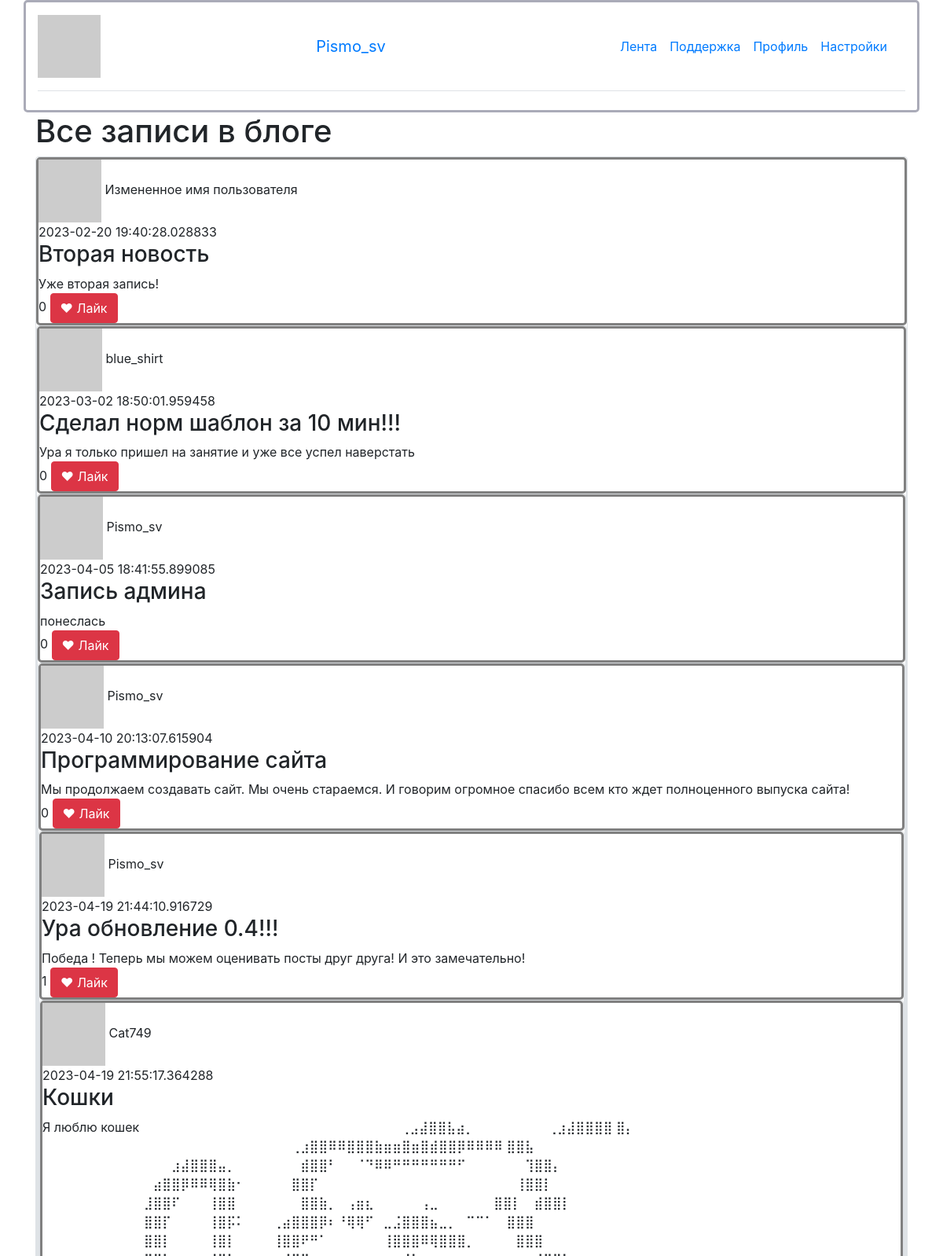
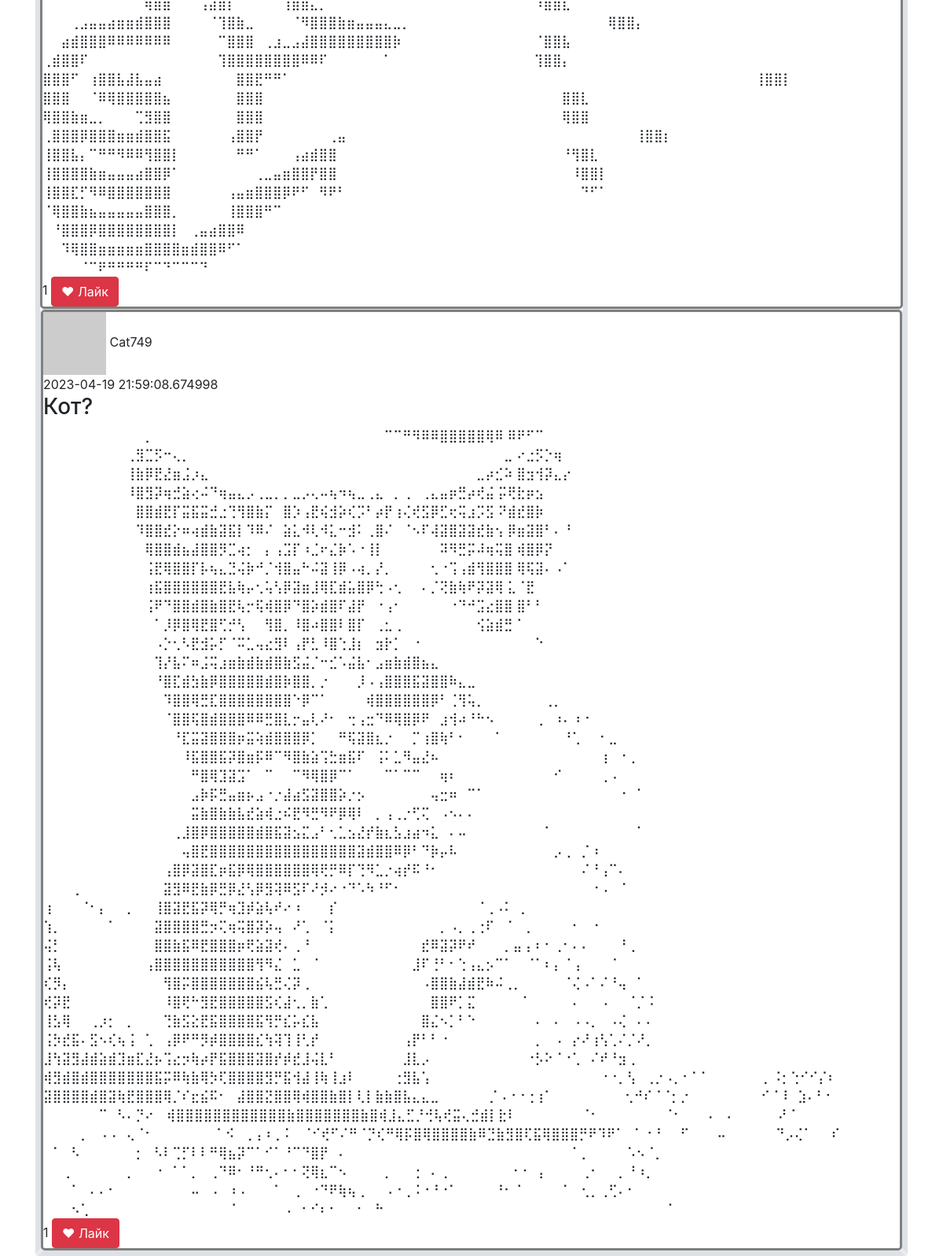
Page / (signed in) on the committed database (2 pictures, top to bottom).
### data/users.py (models this page shows, shortened)
class User(SqlAlchemyBase, UserMixin):
    __tablename__ = 'users'
    id = sqlalchemy.Column(sqlalchemy.Integer,
                           primary_key=True, autoincrement=True)
    name = sqlalchemy.Column(sqlalchemy.String, nullable=True)
    about = sqlalchemy.Column(sqlalchemy.String, nullable=True)
    email = sqlalchemy.Column(sqlalchemy.String,
                              index=True, unique=True, nullable=True)
    hashed_password = sqlalchemy.Column(sqlalchemy.String, nullable=True)
    created_date = sqlalchemy.Column(sqlalchemy.DateTime,
                                     default=datetime.datetime.now)
    news = orm.relationship("News", back_populates='user')
    def avatar(self, size):
        digest = md5(self.email.lower().encode('utf-8')).hexdigest()
        return 'https://www.gravatar.com/avatar/{}?d=identicon&s={}'.format(
            digest, size)

### data/news.py (models this page shows)
class News(SqlAlchemyBase):
    __tablename__ = 'news'
    id = sqlalchemy.Column(sqlalchemy.Integer,
                           primary_key=True, autoincrement=True)
    title = sqlalchemy.Column(sqlalchemy.String, nullable=True)
    content = sqlalchemy.Column(sqlalchemy.String, nullable=True)
    created_date = sqlalchemy.Column(sqlalchemy.DateTime,
                                     default=datetime.datetime.now)
    is_private = sqlalchemy.Column(sqlalchemy.Boolean, default=True)
    user_id = sqlalchemy.Column(sqlalchemy.Integer,
                                sqlalchemy.ForeignKey("users.id"))
    likes = sqlalchemy.Column(sqlalchemy.Integer, default=0)
    liked_users = sqlalchemy.Column(sqlalchemy.String)
    user = orm.relationship('User')

### main.py (the view)
@app.route("/")
def index():
    db_sess = db_session.create_session()
    if current_user.is_authenticated:
        news = db_sess.query(News).filter(
            (News.user == current_user) | (News.is_private != True))
    else:
        news = db_sess.query(News).filter(News.is_private != True)
    return render_template("index.html", news=news)

### data/db_session.py (called while the page is built)
def create_session() -> Session:
    global __factory
    return __factory()

### main.py (called while the page is built)
@login_manager.user_loader
def load_user(user_id):
    db_sess = db_session.create_session()
    return db_sess.query(User).get(user_id)

### templates/index.html (shortened to what this page needs)
{% extends "base.html" %}
{% block content %}
<h1>Все записи в блоге</h1>
{% for item in news%}
<div class="col-md6 border rounded">
    <div id="news{{loop.index}}">
        <img src="{{item.user.avatar(40)}}">
        <span>{{item.user.name}}<span/><br>
        <span>{{item.created_date}}<span/>
        <h3>{{item.title}}</h3>
        {{item.content}}
        <br>
        <span>{{item.likes}}<span/>
        {% if current_user.is_authenticated %}
            {% if not item.liked_users %}
                <a href="/like/{{item.id}}" class="btn btn-danger">
                ❤ Лайк
                </a>
            {% elif current_user.name not in item.liked_users%}
                <a href="/like/{{item.id}}" class="btn btn-danger">
                ❤ Лайк
                </a>
            {% elif current_user.name in item.liked_users %}
                <a href="/dislike/{{item.id}}" class="btn btn-secondary">
                ❤ Лайк
                </a>
            {% endif %}
        {% endif %}
</div>
{% endfor %}
{% endblock %}

### templates/base.html (shortened to what this page needs)
<!doctype html>
<html lang="en">
<head>
    <link rel="stylesheet"
          href="https://stackpath.bootstrapcdn.com/bootstrap/4.4.1/css/bootstrap.min.css"
>
</head>
<body>
<header>
    <div class="container" style="background-color: white; border:#aaabb8 solid; ">
        <header class="d-flex flex-wrap align-items-center justify-content-center justify-content-md-between py-3 mb-4 border-bottom">
            {% if current_user.is_authenticated %}
            <img src="{{current_user.avatar(80)}}">
            <a class="navbar-brand" href="/logout">{{ current_user.name }}</a>
            {% endif %}
            <ul class="nav col-12 col-md-auto mb-2 justify-content-center mb-md-0">
                <li><a href="/" class="nav-link px-2 link-secondary">Лента</a></li>
                <li><a href="#" class="nav-link px-2">Поддержка</a></li>
                <li><a href="/profile" class="nav-link px-2">Профиль</a></li>
                <li><a href="#" class="nav-link px-2" style="">Настройки</a></li>
        </header>
    </div>
</header>
<main role="main" class="container">
    {% block content %}{% endblock %}
</main>
</body>
</html>

### templates/base.html (style rules this page uses)
body { background: url(https://img.freepik.com/free-photo/white-concrete-wall_53876-92803.jpg?w=1380&t=st=1681221851~exp=1681222451~hmac=b56127937686b29879128f878f829b32c23de93e679daa4056adbcf6740c8b92); background-color: #AAABB8 background-repeat: repeat-x; background-repeat: repeat-y; background-size: 100%; }

### templates/index.html (style rules this page uses)
div { background: white; border: solid gray; border-radius: 5px; }

### rows in the picture
User: name "Pismo_sv"
News: user.name "Измененное имя пользователя", created_date "2023-02-20 19:40:28.028833", title "Вторая новость", content "Уже вторая запись!", likes "0"
News: user.name "blue_shirt", created_date "2023-03-02 18:50:01.959458", title "Сделал норм шаблон за 10 мин!!!", content "Ура я только пришел на занятие и уже все успел наверстать", likes "0"
News: user.name "Pismo_sv", created_date "2023-04-05 18:41:55.899085", title "Запись админа", content "понеслась", likes "0"
News: user.name "Pismo_sv", created_date "2023-04-10 20:13:07.615904", title "Программирование сайта", content "Мы продолжаем создавать сайт. Мы очень стараемся. И говорим огромное спасибо всем кто ждет полноценного выпуска сайта!", likes "0"
News: user.name "Pismo_sv", created_date "2023-04-19 21:44:10.916729", title "Ура обновление 0.4!!!", content "Победа ! Теперь мы можем оценивать посты друг друга! И это замечательно!", likes "1"
News: user.name "Cat749", created_date "2023-04-19 21:55:17.364288", title "Кошки", content "Я люблю кошек ⠀⠀⠀⠀⠀⠀⠀⠀⠀⠀⠀⠀⠀⠀⠀⠀⠀⠀⠀⠀⠀⠀⠀⠀⠀⠀⠀⠀⢀⣠⣼⣿⣿⣧⣴⡀⠀⠀⠀⠀⠀⠀⠀⠀⢀⣰⣼⣿⣿⣿⣿ ⣿⡄⠀⠀⠀⠀⠀⠀⠀ ⠀⠀⠀⠀⠀⠀⠀⠀⠀⠀⠀⠀⠀⠀⠀⠀⠀⠀⠀⠀⠀⠀⠀⠀⠀⠀⠀⢀⣰⣿⣿⠿⠿⣿⣿⣿⣷⣶⣶⣿⣶⣿⣾⣿⣿⡿⠿⠿⠿⠿ ⣿⣿⣧⠀⠀⠀⠀⠀⠀ ⠀⠀⠀⠀⠀⠀⠀⠀⠀⠀⠀⠀⠀⠀⣰⣼⣿⣿⣿⣤⡀⠀⠀⠀⠀⠀⠀⠀⣾⣿⣿⠃⠀⠀⠈⠙⠿⠿⠛⠛⠛⠛⠛⠛⠛⠋⠀⠀⠀⠀⠀⠀ ⢹⣿⣿⡄⠀⠀⠀⠀ ⠀⠀⠀⠀⠀⠀⠀⠀⠀⠀⠀⠀⣴⣿⣿⡿⠿⠿⢿⣿⣷⠂⠀⠀⠀⠀⠀⣿⣿⡏⠀⠀⠀⠀⠀⠀⠀⠀⠀⠀⠀⠀⠀⠀⠀⠀⠀⠀⠀⠀⠀ ⢸⣿⣿⡇⠀⠀⠀⠀ ⠀⠀⠀⠀⠀⠀⠀⠀⠀⠀⠀⣸⣿⣿⠏⠀⠀⠀⢸⣿⣿⠀⠀⠀⠀⠀⠀⠀⣿⣿⣷⡀⠀⢠⣶⣆⠀⠀⠀⠀⠀⢠⣀⠀⠀⠀⠀⠀⠀⣿⣿⡇⠀ ⣾⣿⣿⡇⠀⠀⠀⠀ ⠀⠀⠀⠀⠀⠀⠀⠀⠀⠀⠀⣿⣿⡏⠀⠀⠀⠀⢸⣿⡯⠅⠀⠀⠀⢀⣴⣿⣿⣿⡿⠆⠘⢿⢿⠋⠀⣀⣨⣿⣿⣿⣦⣀⡀⠀⠉⠉⠁⠀ ⣿⣿⣿⠀⠀⠀⠀⠀⠀ ⠀⠀⠀⠀⠀⠀⠀⠀⠀⠀⠀⣿⣿⡇⠀⠀⠀⠀⢸⣿⡇⠀⠀⠀⠀⢸⣿⣿⠟⠛⠁⠀⠀⠀⠀⠀⠀⢸⣿⣿⣿⠿⢿⣿⣿⣿⡀⠀⠀⠀⠀ ⣿⣿⣿⠀⠀⠀⠀⠀⠀ ⠀⠀⠀⠀⠀⠀⠀⠀⠀⠀⠀⢿⣿⣷⠀⠀⠀⢠⣼⣿⡇⠀⠀⠀⠀⠀⢸⣿⣿⣄⡀⠀⠀⠀⠀⠀⠀⠀⠀⠈⠁⠀⠀⠀⠀⠀⠀⠀⠀⠀⠀⠀⠀ ⠸⣿⣿⣇⠀⠀⠀⠀ ⠀⠀⠀⢀⣠⣤⣤⣴⣶⣶⣾⣿⣿⣿⠀⠀⠀⠀⠈⢹⣿⣷⣀⠀⠀⠀⠀⠈⠻⣿⣿⣿⣷⣶⣤⣤⣤⣄⣀⡀⠀⠀⠀⠀⠀⠀⠀⠀⠀⠀⠀⠀⠀⠀⠀⠀⠀⠀⠀⠀ ⠀⢿⣿⣿⡄⠀⠀⠀ ⠀⠀⣴⣾⣿⣿⣿⠿⠿⠿⠿⠿⠿⠿⠀⠀⠀⠀⠀⠉⣿⣿⣿⠀⢀⣰⣀⣠⣼⣿⣿⣿⣿⣿⣿⣿⣿⣿⡷⠀⠀⠀⠀⠀⠀⠀⠀⠀⠀⠀⠀⠀ ⠀⠈⣿⣿⣧⠀⠀⠀ ⢀⣾⣿⣿⠏⠀⠀⠀⠀⠀⠀⠀⠀⠀⠀⠀⠀⠀⠀⢹⣿⣿⣿⣿⣿⣿⣿⣿⠿⠿⠏⠀⠀⠀⠀⠀⠀⠁⠀⠀⠀⠀⠀⠀⠀⠀⠀⠀⠀⠀⠀…", likes "1"
News: user.name "Cat749", created_date "2023-04-19 21:59:08.674998", title "Кот?", content "⠀⠀⠀⠀⠀⠀⠀⠀⠀⠀⠀⡀⠀⠀⠀⠀⠀⠀⠀⠀⠀⠀⠀⠀⠀⠀⠀⠀⠀⠀⠀⠀⠀⠀⠀⠀⠀⠉⠉⠛⠻⠿⠿⣿⣿⣿⣿⣿⢿⠿ ⠿⠟⠋⠉⠀⠀⠀⠀⠀⠀⠀⠀⠀⠀⠀ ⠀⠀⠀⠀⠀⠀⠀⠀⠀⢀⣻⣉⡫⠒⢄⡀⠀⠀⠀⠀⠀⠀⠀⠀⠀⠀⠀⠀⠀⠀⠀⠀⠀⠀⠀⠀⠀⠀⠀⠀⠀⠀⠀⠀⠀⠀⠀⠀⠀⠀⣀ ⠔⣐⡫⡑⢶⠀⠀⠀⠀⠀⠀⠀⠀⠀ ⠀⠀⠀⠀⠀⠀⠀⠀⠀⢸⣷⡿⣟⣜⣶⣨⡰⣄⠀⠀⠀⠀⠀⠀⠀⠀⠀⠀⠀⠀⠀⠀⠀⠀⠀⠀⠀⠀⠀⠀⠀⠀⠀⠀⠀⠀⠀⣀⡴⣊⠵ ⣿⣲⢺⡽⣄⡔⠀⠀⠀⠀⠀⠀⠀⠀ ⠀⠀⠀⠀⠀⠀⠀⠀⠀⠸⣿⣻⡽⢶⣚⣵⢔⠬⠙⢶⣤⣄⡠⢀⣀⡀⡀⣀⡠⢄⠤⢦⠲⢦⣀⢀⣄⠀⡀⢀⠀⢀⣄⣤⡶⣛⡴⢞⣬ ⡭⢟⣗⡶⣢⠀⠀⠀⠀⠀⠀⠀⠀⠀ ⠀⠀⠀⠀⠀⠀⠀⠀⠀⠀⣿⣿⣾⣟⡏⣭⣯⣭⣚⣐⢙⢻⣿⣷⡍⠀⣿⡱⢠⣟⢮⣺⡵⢎⡩⠃⡴⡟⢰⢌⢞⣫⡿⣋⢖⢭⣰⡩⣫ ⠝⣾⣞⣿⡷⠀⠀⠀⠀⠀⠀⠀⠀⠀ ⠀⠀⠀⠀⠀⠀⠀⠀⠀⠀⠹⣿⣿⣞⡕⠶⢴⣾⣷⣽⣯⡇⠹⠿⠌⠀⣵⣅⠺⢇⠺⣅⠒⣺⠅⢀⣿⠌⠀⠈⠢⠏⢼⣽⣿⣽⣽⣞⣷⢢ ⡿⣶⣽⣿⠃⠄⠘⠀⠀⠀⠀⠀⠀⠀ ⠀⠀⠀⠀⠀⠀⠀⠀⠀⠀⠀⢿⣿⣿⣾⣦⣼⣿⣿⡻⣉⢴⡂⠀⡄⢠⣩⡏⠰⣈⠖⣌⡷⠡⠐⢸⡇⠀⠀⠀⠀⠀⠀⠽⠻⣛⡭⠼⢶⢭⣿ ⢾⣿⡿⡝⠀⠀⠀⠀⠀⠀⠀⠀⠀⠀⠀ ⠀⠀⠀⠀⠀⠀⠀⠀⠀⠀⠀⢨⣟⢿⣿⣿⡏⡧⢦⣄⣙⢬⡷⠚⡈⢺⣿⣤⠓⠬⣽⢸⡿⠠⢴⡀⡜⡀⠀⠀⠀⠀⢂⠐⢩⢠⣾⢻⣿⣿⣿ ⢿⢯⣽⠄⠠⠁⠀⠀⠀⠀⠀⠀⠀⠀ ⠀⠀⠀⠀⠀⠀⠀⠀⠀⠀⠀⢰⣯⣿⣿⣿⣿⣿⣿⣟⣧⢷⡤⢂⢥⢣⡿⣽⣶⣸⢿⣏⣾⣥⣿⡿⢓⠠⢂⠀⠀⠄⡈⢝⣷⢷⠟⡽⣽⢿ ⣅⠈⣟⠀⠀⠀⠀⠀⠀⠀⠀⠀⠀⠀⠀ ⠀⠀⠀⠀⠀⠀⠀⠀⠀⠀⠀⢨⠟⠙⣿⣿⣾⣿⣷⣿⣟⢧⡒⢯⢾⣿⡿⠙⣿⡵⣾⣿⠏⣼⡟⠀⠐⢠⠂⠀⠀⠀⠀⠀⠐⠙⠚⣩⣔⣿⣿ ⣿⠃⠃⠀⠀⠀⠀⠀⠀⠀⠀⠀⠀⠀⠀…", likes "1"
